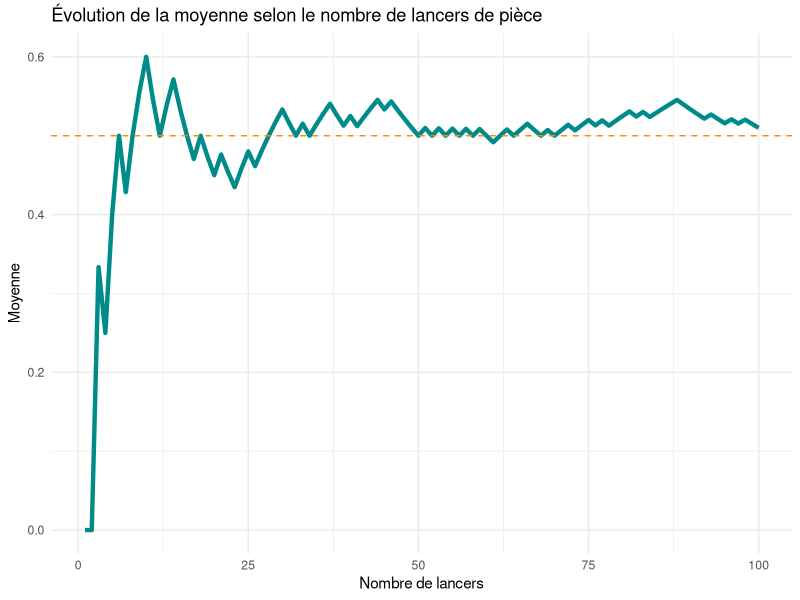
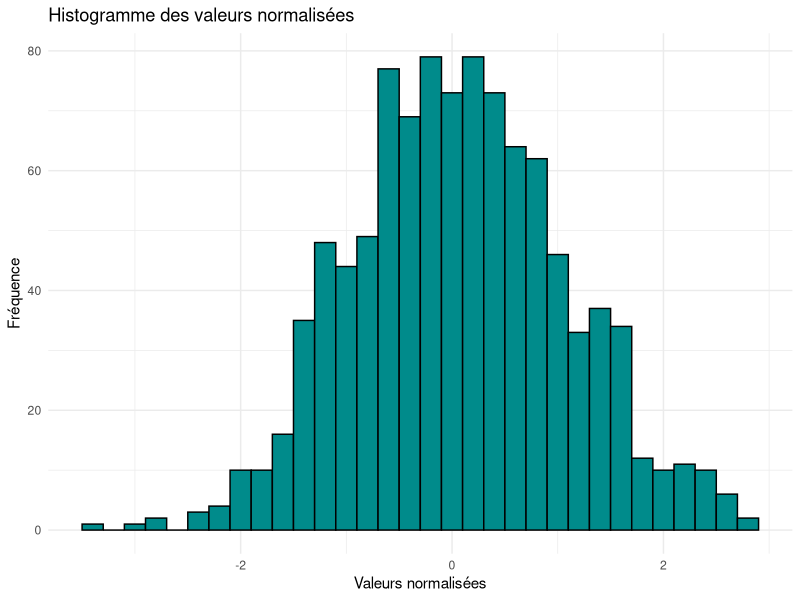
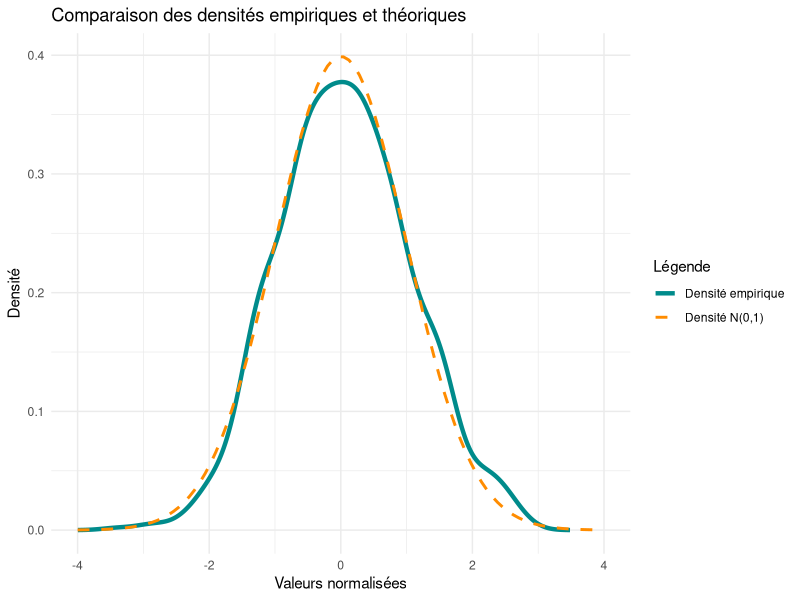
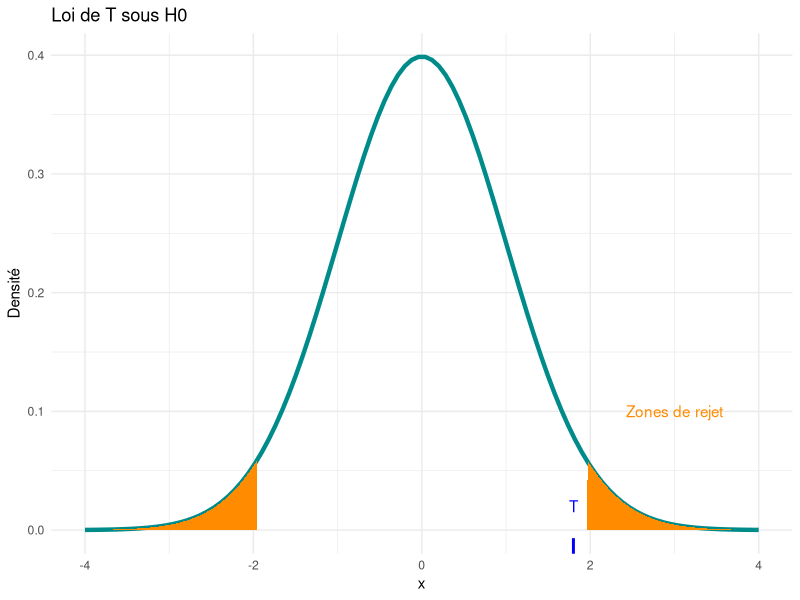
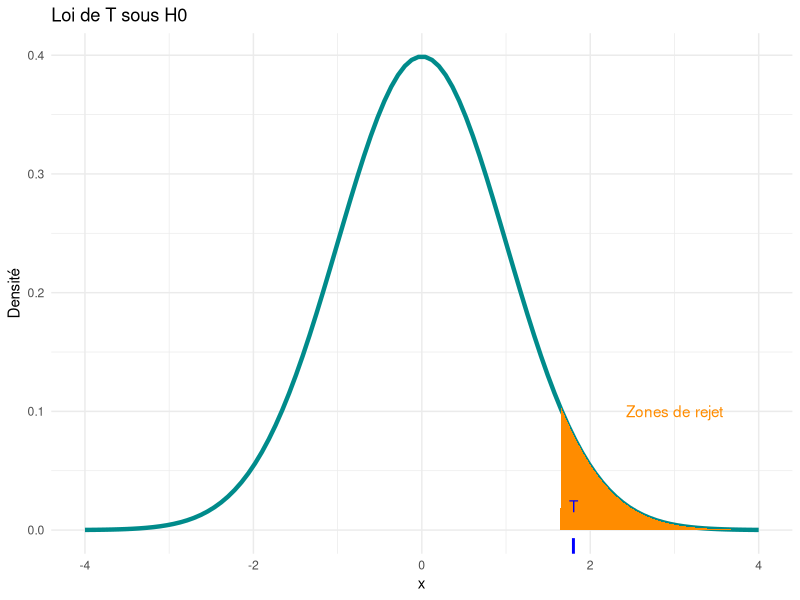

Write R code to recreate these figures, in order.
## ---- chunk 1
set.seed(1986)

n <- 100     # nombre de lancers
p <- 0.5     # Probabilité d'avoir un pile

# Simulation de n lancers
X <- rbinom(n, 1, prob = p)

# Quelques statistiques descriptives
table(X)
prop.table(table(X))
mean(X)
var(X)     # p * (1-p)
## ---- chunk 2
# Somme cumulative divisée par le nombre de lancers correspondants
x_bar <- cumsum(X) / seq_along(X)

df <- data.frame(x = seq_along(x_bar), x_bar = x_bar)
## ---- chunk 3
#| code-eval: true
#| code-fold: true
#| code-summary: "Autre méthode pour calculer x_bar"
x_bar <- rep(NA, n)
for (i in 1:n) {
  x_bar[i] <- sum(X[1:i]) / i
}
## ---- chunk 4
#| code-fold: true
#| code-summary: "Code ggplot"
library(ggplot2)

ggplot(df, aes(x, x_bar)) +
  geom_line(color = "darkcyan", 
            linewidth = 1.5) +
  geom_hline(yintercept = p, 
             linetype = "dashed", 
             color = "darkorange") +
  labs(x = "Nombre de lancers", 
       y = "Moyenne", 
       title = "Évolution de la moyenne selon le nombre de lancers de pièce") +
  theme_minimal()
## ---- chunk 5
set.seed(1986)

L <- 1000
n <- 100
p <- 0.5

x_bar <- numeric(L)
for (i in 1:L) {
  X <- rbinom(n, 1, prob = p)
  x_bar[i] <- mean(X)
}

# Normalisation
Y <- sqrt(n) * (x_bar - p) / sqrt(p * (1 - p))
## ---- chunk 6
#| code-fold: true
#| code-summary: "Code ggplot"
library(ggplot2)

ggplot(data.frame(Y), aes(x = Y)) +
  geom_histogram(binwidth = 0.20, 
                 color = "black", 
                 fill = "darkcyan") +
  labs(x = "Valeurs normalisées", 
       y = "Fréquence", 
       title = "Histogramme des valeurs normalisées") +
  theme_minimal()
## ---- chunk 7
#| code-fold: true
#| code-summary: "Code ggplot"
density_Y <- density(Y)

# Create data for standard normal density curve
std_norm_curve <- data.frame(x = seq(-4, 4, length.out = 100),
                             y = dnorm(seq(-4, 4, length.out = 100)))


legend_colors <- c("Densité empirique" = "darkcyan", "Densité N(0,1)" = "darkorange")

# Create ggplot with density plot and standard normal density curve
ggplot() +
  geom_line(data = data.frame(x = density_Y$x, 
                              y = density_Y$y), 
            aes(x, y, color = "Densité empirique"),
            linewidth = 1.5) +
  geom_line(data = std_norm_curve, 
            aes(x, y, color = "Densité N(0,1)"), 
            linetype = "dashed", 
            linewidth = 1) +
  xlim(-4, 4) +
  labs(x = "Valeurs normalisées", 
       y = "Densité", 
       title = "Comparaison des densités empiriques et théoriques",
       color = "Légende") + 
  scale_color_manual(values = legend_colors) +
  theme_minimal()
## ---- chunk 8
n <- 100
nb_pile <- 59
X <- c(rep(1, nb_pile), rep(0, n - nb_pile))
table(X)
## ---- chunk 9
alpha <- 0.05
x_bar <- mean(X)
## ---- chunk 10
T <- sqrt(n) * (x_bar - 0.5) / sqrt(p * (1 - p)); T
## ---- chunk 11
c(-1, 1) * qnorm(1 - alpha / 2)
## ---- chunk 12
T < -qnorm(1 - alpha / 2) | T > qnorm(1 - alpha / 2)
## ---- chunk 13
#| code-fold: true
#| code-summary: "Code ggplot"

# Données pour la courbe de densité normale
x_values <- seq(-4, 4, length.out = 100)
y_values <- dnorm(x_values)

# Données pour les zones de rejet
zone_rejet_gauche <- seq(-4, qnorm(alpha/2), 0.01)
zone_rejet_droite <- seq(qnorm(1-alpha/2), 4, 0.01)

# Création du graphique avec ggplot2
ggplot() +
  geom_line(data = data.frame(x = x_values, 
                              y = y_values), 
            aes(x, y), 
            color = "darkcyan", 
            linewidth = 1.5) +
  geom_polygon(data = data.frame(x = c(zone_rejet_gauche, 
                                       zone_rejet_gauche[length(zone_rejet_gauche)]), 
                                 y = c(dnorm(zone_rejet_gauche), 0)), 
               aes(x, y), 
               fill = "darkorange") +
  geom_polygon(data = data.frame(x = c(zone_rejet_droite, 
                                       zone_rejet_droite[length(zone_rejet_droite)]), 
                                 y = c(0, dnorm(zone_rejet_droite))), 
               aes(x, y), 
               fill = "darkorange") +
  geom_rug(data = data.frame(T = T), 
           aes(x = T), 
           sides = "b", 
           color = "blue", 
           linewidth = 1) +
  xlim(-4, 4) +
  labs(x = "x", y = "Densité", title = "Loi de T sous H0") +
  theme_minimal() +
  scale_fill_manual(values = "darkorange", guide = FALSE) +
  guides(color = "none") +
  annotate("text", x = 3, y = 0.1, label = "Zones de rejet", color = "darkorange") +
  annotate("text", x = T, y = 0.02, label = "T", color = "blue") +
  theme(legend.position = "none")
## ---- chunk 14
p_val <- 2 * (1 - pnorm(T)) ; p_val
## ---- chunk 15
c(qnorm(1 - alpha), Inf)
## ---- chunk 16
T > qnorm(1 - alpha)
## ---- chunk 17
#| code-fold: true
#| code-summary: "Code ggplot"
# Données pour la courbe de densité normale
x_values <- seq(-4, 4, length.out = 100)
y_values <- dnorm(x_values)

# Données pour les zones de rejet
zone_rejet_droite <- seq(qnorm(1-alpha), 4, 0.01)

# Création du graphique avec ggplot2
ggplot() +
  geom_line(data = data.frame(x = x_values, 
                              y = y_values), 
            aes(x, y), 
            color = "darkcyan", 
            linewidth = 1.5) +
  geom_polygon(data = data.frame(x = c(zone_rejet_droite, 
                                       zone_rejet_droite[length(zone_rejet_droite)]), 
                                 y = c(0, dnorm(zone_rejet_droite))), 
               aes(x, y), 
               fill = "darkorange") +
  geom_rug(data = data.frame(T = T), 
           aes(x = T), 
           sides = "b", 
           color = "blue", 
           linewidth = 1) +
  xlim(-4, 4) +
  labs(x = "x", y = "Densité", title = "Loi de T sous H0") +
  theme_minimal() +
  scale_fill_manual(values = "darkorange", guide = FALSE) +
  guides(color = "none") +
  annotate("text", x = 3, y = 0.1, label = "Zones de rejet", color = "darkorange") +
  annotate("text", x = T, y = 0.02, label = "T", color = "blue") +
  theme(legend.position = "none")
